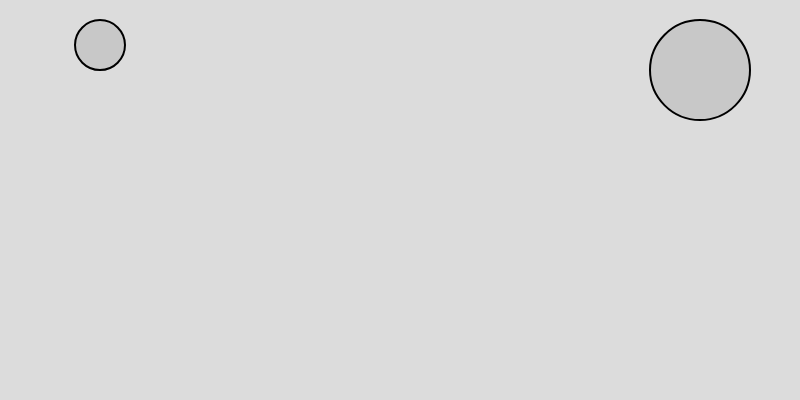
Frame 1 (no input)
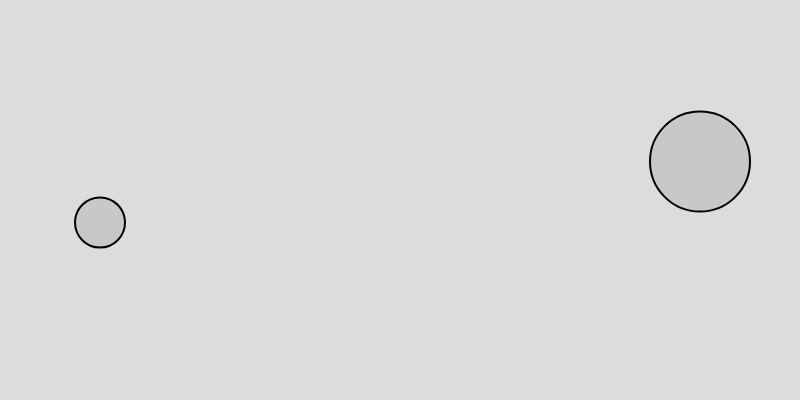
Frame 60 (no input)
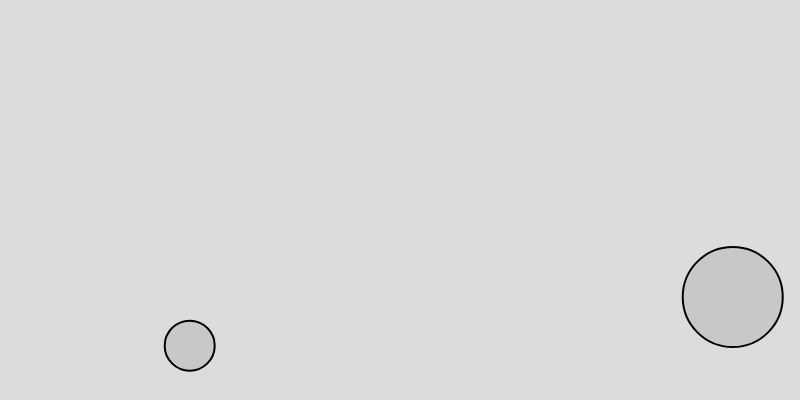
Frame 120 (the mouse pressed at the canvas centre since frame 60)

The p5.js sketch that drew these frames (run headless with seeded random() and noise() and a simulated clock; from frame 60 on, the mouse is pressed at the canvas centre):

// p5.js sketch
// ── sketch.js
let moverA;
let moverB;


function setup() {
  createCanvas(800, 400);
  
  let massA = 1;
  let massB = 2;
  let startingPosA = width/2 - 300;
  let startingPosB = width/2 + 300;
  let diameterA = 50;
  let diameterB = 100;
  
  moverA = new Mover(startingPosA, massA, diameterA);
  moverB = new Mover(startingPosB, massB, diameterB);
}

function draw() {
  background(220);
  
  // apply gravity to moverA and moverB
  let gravity = createVector(0, 0.1);
  moverA.applyForce(gravity);
  moverB.applyForce(gravity);
  
  // apply windforce to moverA and moverB
  let windX = map(noise(10), 0, 10, 0.2, 1.3);
  let windA = createVector(windX, 0);
  let windB = createVector(windX, 0);
  
  if (mouseIsPressed){    
    moverA.applyForce(windA);
    moverB.applyForce(windB);
  }
  
  
  // update moverA and moverB
  moverA.update();
  moverA.show();
  moverB.update();
  moverB.show();

  
}


class Mover{
  constructor(startingPosX, mass, diameter){
    this.diameter = diameter;
    this.position = createVector(startingPosX, 20 + this.diameter/2);
    this.velocity = createVector();
    this.acceleration = createVector();
    this.topspeed = 5;
    this.mass = mass
  }
  
  applyForce(force){
    let f = force.copy();
    f.div(this.mass);
    this.acceleration.add(f);
    
  }
  
  update(){
    
    this.velocity.add(this.acceleration);
    this.velocity.limit(this.topspeed);
    this.position.add(this.velocity);
    
    this.bounce();
    
    //reset accleration
    this.acceleration.mult(0);
  }
  
  bounce(){
    if (this.position.y + this.diameter/2 >= height){
      this.velocity.mult(-1);
    }
    
    if (this.position.x + this.diameter/2 >= width){
      this.position.x = width - this.diameter/2;
      this.velocity.x *= -1;
    } else if (this.position.x + this.diameter/2 <= 0){
      this.position.x = this.diameter/2;
      this.velocity.x *= -1;
    }
    
  }
  
  show(){
    fill(200);
    stroke(0);
    strokeWeight(2);
    circle(this.position.x, this.position.y, this.diameter);
  }
}
